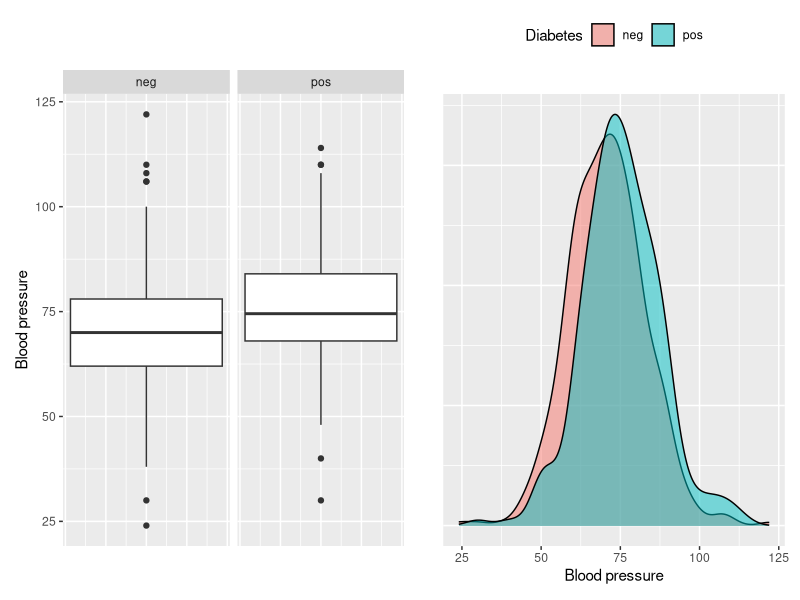
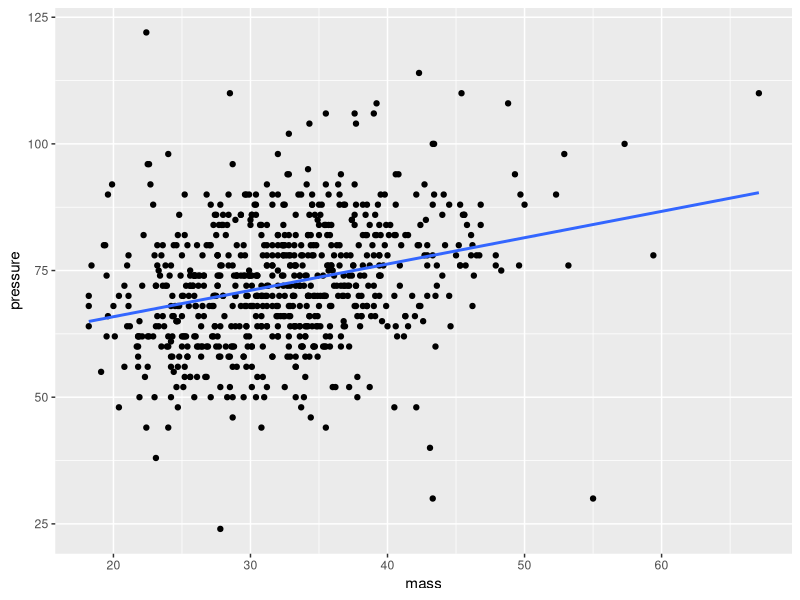

These figures' R source, in order:
## ---- chunk 1
#| warning: false
library(tidyverse)
#install.packages("mlbench") # Install to get PimaIndiansDiabetes2 dataset
library(mlbench)
data("PimaIndiansDiabetes2") # Using 2 because it is a corrected version.
glimpse(PimaIndiansDiabetes2)
## ---- chunk 2
library(patchwork)
p1 <- PimaIndiansDiabetes2 |>
  ggplot(aes(y = pressure)) +
  facet_grid(~ diabetes) +
  geom_boxplot() +
  theme(
    axis.text.x = element_blank(),  # Remove axis text
    axis.ticks.x = element_blank()  # Remove axis title
  ) +
  labs(y = "Blood pressure")
p2 <- PimaIndiansDiabetes2 |>
  ggplot(aes(x = pressure, fill = diabetes)) +
  geom_density(alpha = 0.5) +
  theme(
    legend.position = "top",
    axis.text.y = element_blank(),  # Remove axis text
    axis.ticks.y = element_blank()  # Remove axis title
  ) +
  labs(
    x = "Blood pressure",
    y = "",
    fill = "Diabetes"
    )

p1 + p2
## ---- chunk 3
model <- lm(pressure ~ mass, data = PimaIndiansDiabetes2)
summary(model)
## ---- chunk 4
PimaIndiansDiabetes2 |>
  ggplot(aes(x = mass, y = pressure)) +
  geom_point() +
  geom_smooth(method = "lm", se = FALSE)
## ---- chunk 5
model <- glm(
    diabetes ~ pressure,
    data = PimaIndiansDiabetes2,
    family = "binomial"
)
summary(model)
## ---- chunk 6
model <- glm(
    diabetes ~ mass,
    data = PimaIndiansDiabetes2,
    family = "binomial"
)
summary(model)
## ---- chunk 7
pressure_model <- glm(
    diabetes ~ pressure,
    data = PimaIndiansDiabetes2,
    family = "binomial"
)
predict(pressure_model, data.frame(pressure = 90), type = "response")
mass_model <- glm(
    diabetes ~ mass,
    data = PimaIndiansDiabetes2,
    family = "binomial"
)
predict(mass_model, data.frame(mass = 25), type = "response")
## ---- chunk 8
model <- glm(
    diabetes ~ glucose,
    data = PimaIndiansDiabetes2,
    family = "binomial"
)
predict(model, data.frame(glucose = 195), type = "response")
## ---- chunk 9
model <- glm(
    diabetes ~ glucose,
    data = PimaIndiansDiabetes2,
    family = "binomial"
)
predict(model, data.frame(glucose = 200), type = "response")
